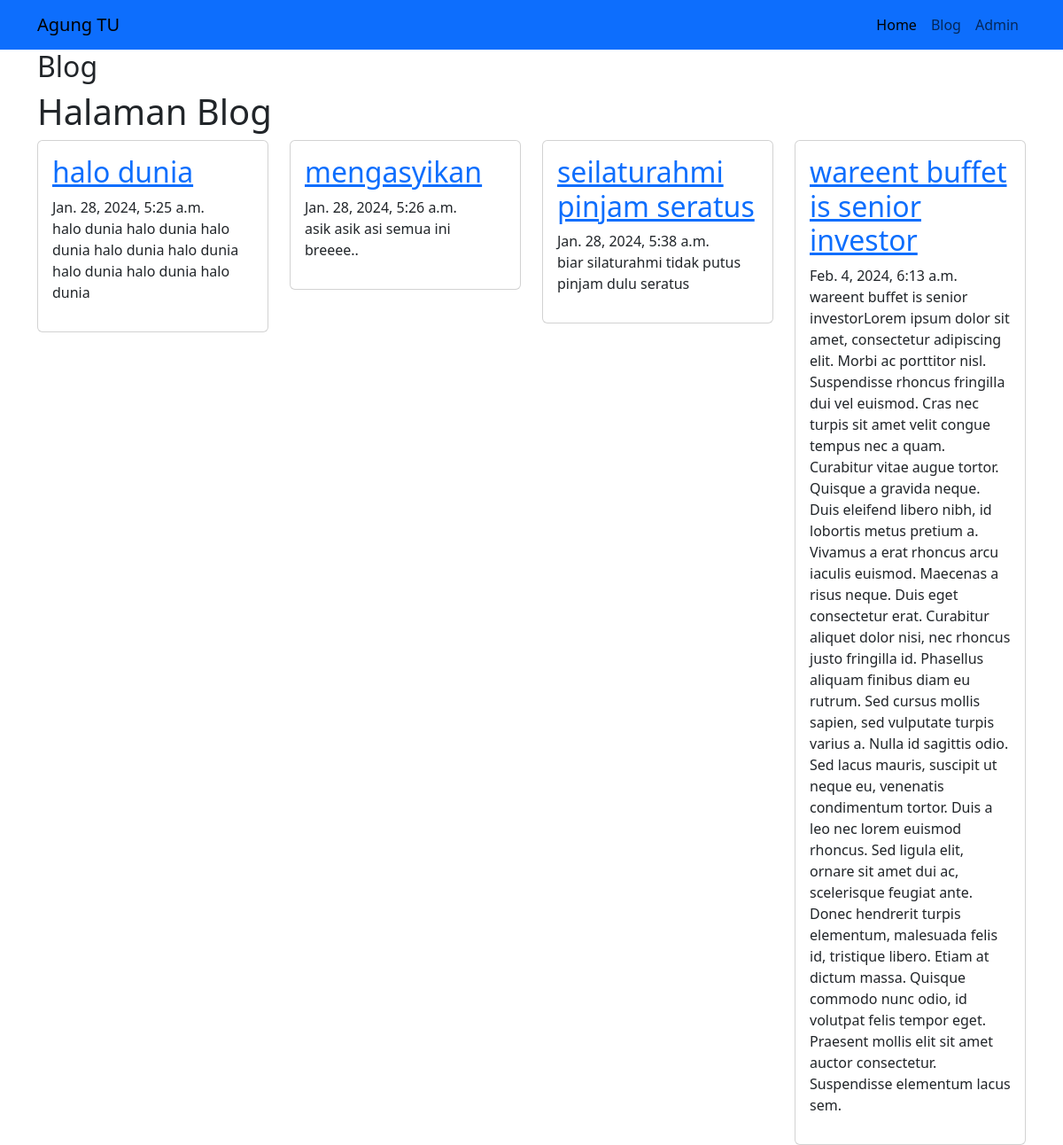
Screenshot of /blog/ with the database file from the repository.
### blog/models.py (models this page shows, shortened)
class Artikel(models.Model):
    judul = models.CharField(max_length=255)
    isi = models.TextField()
    kategori = models.ForeignKey(Kategori, on_delete=models.CASCADE)
    slug_art = models.SlugField(editable=False, blank=True)
    pubdate = models.DateTimeField(auto_now_add=True)
    update = models.DateTimeField(auto_now=True)

### blog/views.py (the view)
# urls.py: path('', views.index),
def index(request):
    articles = Artikel.objects.all()
    category = Artikel.objects.values('kategori__nama').distinct()
    context = {
        'Judul': 'Blog',
        'Heading': 'Halaman Blog',
        'Articles': articles,
        'Categories': category,
    }
    return render(request, 'blog/index.html', context)

### blog/templates/blog/index.html (shortened to what this page needs)
{% extends "base.html" %}
{% block title %}
<h2>{{Judul}}</h2>
{% endblock title %}
{% block contents %}
<h1>{{Heading}}</h1>
    <div class="row">
    {% for post in Articles %}
        <div class="col-md-3">
            <div class="card">
                <div class="card-body">
                    <a href="/blog/detail/{{post.slug_art}}/"><h2 class="card-title">{{post.judul}}</h2></a>
                    <span class="text-secondar">{{post.pubdate}}</span>
                    <p class="text-dark fst-norma">{{post.isi}}</p>
                </div>
            </div>
        </div>
    {% endfor %}
    </div>
{% endblock contents %}

### templates/base.html (shortened to what this page needs)
<!DOCTYPE html>
<html lang="en">
<head>
    <link href="https://cdn.jsdelivr.net/npm/bootstrap@5.3.2/dist/css/bootstrap.min.css" rel="stylesheet">
</head>
<body>
    <nav class="navbar navbar-expand-lg bg-primary">
        <div class="container">
          <a class="navbar-brand" href="#">Agung TU</a>
          <div class="collapse navbar-collapse" id="navbarNav">
            <ul class="navbar-nav ms-auto">
              <li class="nav-item">
                <a class="nav-link active" aria-current="page" href="/">Home</a>
              </li>
              <li class="nav-item">
                <a class="nav-link" href="blog/">Blog</a>
              </li>
              <li class="nav-item">
                <a class="nav-link" href="/admin">Admin</a>
              </li>
            </ul>
          </div>
        </div>
      </nav>
    <div class="container">
        {% block title %}{% endblock title %}
        {% block contents %}
        {% endblock contents %}
    </div>
</body>
</html>

### rows the page displays
Artikel: judul "halo dunia", pubdate "Jan. 28, 2024, 5:25 a.m.", isi "halo dunia halo dunia halo dunia halo dunia halo dunia halo dunia halo dunia halo dunia"
Artikel: judul "mengasyikan", pubdate "Jan. 28, 2024, 5:26 a.m.", isi "asik asik asi semua ini breeee.."
Artikel: judul "seilaturahmi pinjam seratus", pubdate "Jan. 28, 2024, 5:38 a.m.", isi "biar silaturahmi tidak putus pinjam dulu seratus"
Artikel: judul "wareent buffet is senior investor", pubdate "Feb. 4, 2024, 6:13 a.m.", isi "wareent buffet is senior investorLorem ipsum dolor sit amet, consectetur adipiscing elit. Morbi ac porttitor nisl. Suspendisse rhoncus fringilla dui vel euismod. Cras nec turpis sit amet velit congue tempus nec a quam. Curabitur vitae augue tortor. Quisque a gravida neque. Duis eleifend libero nibh, id lobortis metus pretium a. Vivamus a erat rhoncus arcu iaculis euismod. Maecenas a risus neque. Duis eget consectetur erat. Curabitur aliquet dolor nisi, nec rhoncus justo fringilla id. Phasellus aliquam finibus diam eu rutrum. Sed cursus mollis sapien, sed vulputate turpis varius a. Nulla id sagittis odio. Sed lacus mauris, suscipit ut neque eu, venenatis condimentum tortor. Duis a leo nec…"

### other values shown
{{ Judul }} "Blog"
{{ Heading }} "Halaman Blog"
